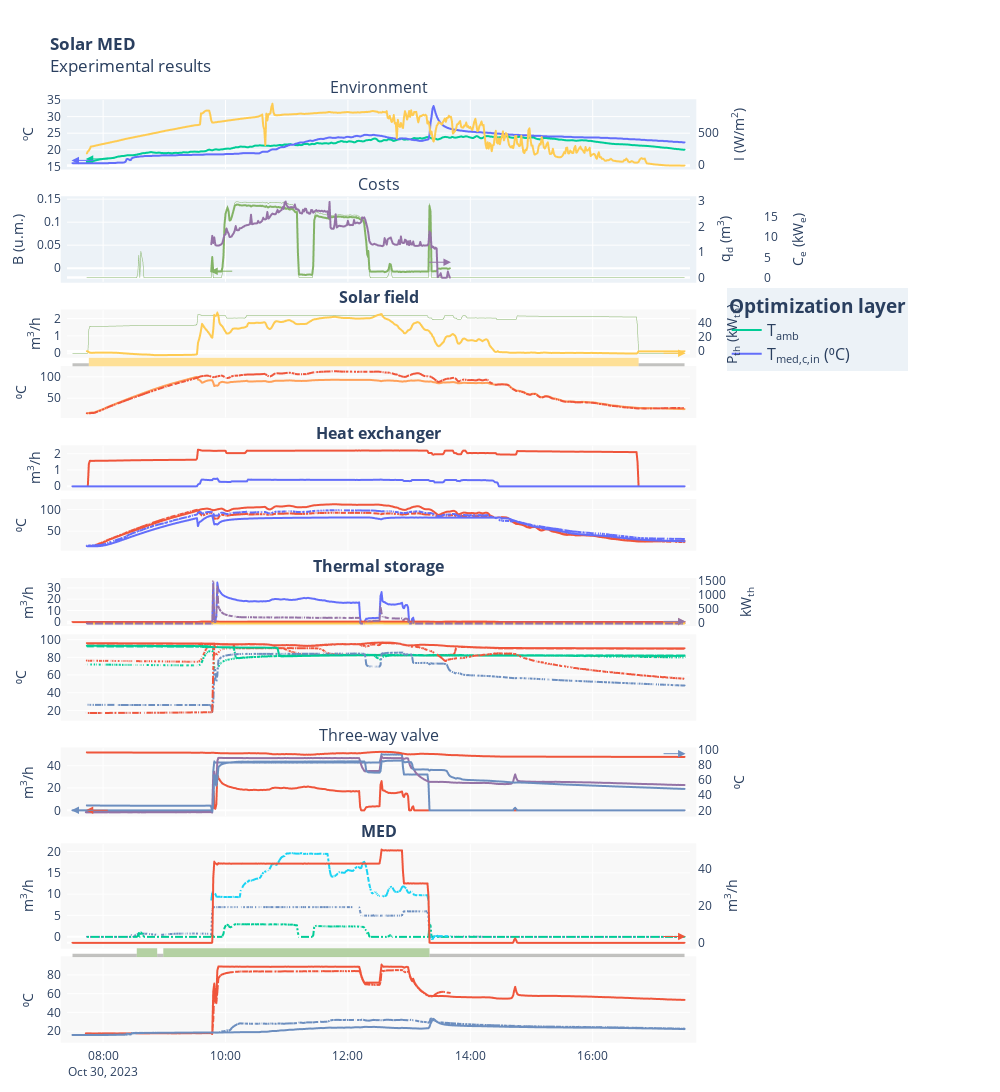

Notebook cell for this chart:
### Code cell
from phd_visualizations.test_timeseries import experimental_results_plot

%autoreload 2

# Load plot configuration here as well to not have to go back and forth
with open(Path("data") / "plot_config.hjson") as f:
    plt_config = hjson.load(f)

fig = experimental_results_plot(plt_config, df, vars_config=vars_config, )

if resample_figures:
    fig.show_dash(
        'inline', 
        config=generate_plotly_config(fig, figure_name=f'solar_med_{df.index[0].strftime("%Y%m%d")}')
    )
else:
    fig.show(
        config=generate_plotly_config(fig, figure_name=f'solar_med_{df.index[0].strftime("%Y%m%d")}')
    )

### Figure 1 — Plotly figure (JSON) as saved in the notebook; plotly's stock layout.template omitted (floating-point values rounded to 4 significant figures; data arrays with more than 128 entries replaced by an {"elided": "..."} marker saying what was removed)
{"data": [{"hovertemplate": "%{y:.2f}", "legend": "legend", "line": {"color": "#00CC96"}, "mode": "lines", "name": "T<sub>amb</sub>", "showlegend": true, "uid": "869cf789-a2d5-478f-9ef2-5093315d7334", "x": {"elided": "587 str values"}, "xaxis": "x", "y": {"elided": "587 float values"}, "yaxis": "y", "type": "scattergl"}, {"hovertemplate": "%{y:.2f}", "legend": "legend", "line": {"color": "#636EFA"}, "mode": "lines", "name": "T<sub>med,c,in</sub> (⁰C)", "showlegend": true, "uid": "8d4519dd-f991-4c68-91f5-5c0fa55b3dd5", "x": {"elided": "601 str values"}, "xaxis": "x", "y": {"elided": "601 float values"}, "yaxis": "y", "type": "scattergl"}, {"hovertemplate": "%{y:.2f}", "line": {"color": "#FECB52"}, "mode": "lines", "name": "I (W/m<sup>2</sup>)", "showlegend": false, "uid": "6db80c27-6db5-43e1-a784-10f64aa0ed62", "x": {"elided": "587 str values"}, "xaxis": "x", "y": {"elided": "587 float values"}, "yaxis": "y2", "type": "scattergl"}, {"hovertemplate": "%{y:.2f}", "line": {"color": "#83b366"}, "mode": "lines", "name": "B (u.m.)", "showlegend": false, "uid": "65229f9f-49c6-4051-b0ea-5253e82371c8", "x": {"elided": "235 str values"}, "xaxis": "x3", "y": {"elided": "235 float values"}, "yaxis": "y3", "type": "scattergl"}, {"hovertemplate": "%{y:.2f}", "line": {"color": "#83b366", "width": 0.5}, "mode": "lines", "name": "q<sub>med,d</sub> (m<sup>3</sup>/h)", "showlegend": false, "uid": "2dbd053b-7c05-46f2-b4fb-b3d038b15a84", "x": {"elided": "587 str values"}, "xaxis": "x3", "y": {"elided": "587 float values"}, "yaxis": "y4", "type": "scattergl"}, {"hovertemplate": "%{y:.2f}", "line": {"color": "#9573a6"}, "mode": "lines", "name": "C<sub>e</sub>", "showlegend": false, "uid": "f6e972a1-af85-4afa-8696-3b44c518a1c6", "x": {"elided": "235 str values"}, "xaxis": "x3", "y": {"elided": "235 float values"}, "yaxis": "y5", "type": "scattergl"}, {"fill": "tozeroy", "fillcolor": "rgba(154, 153, 150, 0.6)", "mode": "none", "name": "sf_active", "showlegend": false, "uid": "9ec49b8c-49ab-499f-9f09-78db2280089e", "x": ["2023-10-30T07:30:00+00:00", "2023-10-30T07:46:00+00:00"], "xaxis": "x106", "y": [0.3, 0.3], "yaxis": "y106", "type": "scatter"}, {"fill": "tozeroy", "fillcolor": "rgba(254, 203, 82, 0.6)", "mode": "none", "name": "sf_active", "showlegend": false, "uid": "431d10c6-aafa-4362-b9f6-f65bcf55a72a", "x": ["2023-10-30T07:46:00+00:00", "2023-10-30T16:45:00+00:00"], "xaxis": "x106", "y": [0.8, 0.8], "yaxis": "y106", "type": "scatter"}, {"fill": "tozeroy", "fillcolor": "rgba(154, 153, 150, 0.6)", "mode": "none", "name": "sf_active", "showlegend": false, "uid": "fb3ff60a-0a47-4ddc-91ed-56a3909be0b0", "x": ["2023-10-30T16:45:00+00:00", "2023-10-30T17:30:00+00:00"], "xaxis": "x106", "y": [0.3, 0.3], "yaxis": "y106", "type": "scatter"}, {"hovertemplate": "%{y:.2f}", "line": {"color": "#83b366", "width": 0.5}, "mode": "lines", "name": "q<sub>sf</sub> (m<sup>3</sup>/h)", "showlegend": false, "uid": "5ae88185-f227-46d5-a6bf-b813a05401c8", "x": {"elided": "601 str values"}, "xaxis": "x6", "y": {"elided": "601 float values"}, "yaxis": "y6", "type": "scattergl"}, {"hovertemplate": "%{y:.2f}", "line": {"color": "#FECB52"}, "mode": "lines", "name": "P<sub>sf</sub> (kW<sub>th</sub>)", "showlegend": false, "uid": "cf2b0c6c-7bde-4703-b540-b45355267c4c", "x": {"elided": "587 str values"}, "xaxis": "x6", "y": {"elided": "587 float values"}, "yaxis": "y7", "type": "scattergl"}, {"hovertemplate": "%{y:.2f}", "line": {"color": "#FFA15A"}, "mode": "lines", "name": "T<sub>sf,in</sub> (⁰C)", "showlegend": false, "uid": "1938dcf5-5dc9-4b3c-a58d-d8900c6b885f", "x": {"elided": "587 str values"}, "xaxis": "x8", "y": {"elided": "587 float values"}, "yaxis": "y8", "type": "scattergl"}, {"hovertemplate": "%{y:.2f}", "line": {"color": "#EF553B", "dash": "dash"}, "mode": "lines", "name": "T<sub>sf,out</sub> (⁰C)", "showlegend": false, "uid": "9a05e6b1-88ab-4bb8-986e-3f50502ac20b", "x": {"elided": "587 str values"}, "xaxis": "x8", "y": {"elided": "587 float values"}, "yaxis": "y8", "type": "scattergl"}, {"hovertemplate": "%{y:.2f}", "line": {"color": "#EF553B"}, "mode": "lines", "name": "q<sub>hx,p</sub> (m<sup>3</sup>/h)", "showlegend": false, "uid": "294086f7-61ca-4eac-b2c3-6c1eedf6d487", "x": {"elided": "601 str values"}, "xaxis": "x9", "y": {"elided": "601 float values"}, "yaxis": "y9", "type": "scattergl"}, {"hovertemplate": "%{y:.2f}", "line": {"color": "#636EFA"}, "mode": "lines", "name": "q<sub>hx,s</sub> (m<sup>3</sup>/h)", "showlegend": false, "uid": "eec411ad-e7a9-47ef-961a-91d9de9d2905", "x": {"elided": "601 str values"}, "xaxis": "x9", "y": {"elided": "601 float values"}, "yaxis": "y9", "type": "scattergl"}, {"hovertemplate": "%{y:.2f}", "line": {"color": "#EF553B"}, "mode": "lines", "name": "T<sub>hx,p,in</sub> (⁰C)", "showlegend": false, "uid": "52130169-5057-4e85-8ba1-405e9ad3227b", "x": {"elided": "587 str values"}, "xaxis": "x10", "y": {"elided": "587 float values"}, "yaxis": "y10", "type": "scattergl"}, {"hovertemplate": "%{y:.2f}", "line": {"color": "#EF553B", "dash": "dash"}, "mode": "lines", "name": "T<sub>hx,p,out</sub> (⁰C)", "showlegend": false, "uid": "8fa5a57f-8784-45ca-8307-b696ade821b5", "x": {"elided": "587 str values"}, "xaxis": "x10", "y": {"elided": "587 float values"}, "yaxis": "y10", "type": "scattergl"}, {"hovertemplate": "%{y:.2f}", "line": {"color": "#636EFA"}, "mode": "lines", "name": "T<sub>hx,s,in</sub> (⁰C)", "showlegend": false, "uid": "ba4b57f4-8ee2-4b74-9fe5-b5b22c398875", "x": {"elided": "587 str values"}, "xaxis": "x10", "y": {"elided": "587 float values"}, "yaxis": "y10", "type": "scattergl"}, {"hovertemplate": "%{y:.2f}", "line": {"color": "#636EFA", "dash": "dash"}, "mode": "lines", "name": "T<sub>ts,h,b</sub> (⁰C)", "showlegend": false, "uid": "f8fb69f5-3ece-4ecf-bf85-62733c0d884d", "x": {"elided": "587 str values"}, "xaxis": "x10", "y": {"elided": "587 float values"}, "yaxis": "y10", "type": "scattergl"}, {"hovertemplate": "%{y:.2f}", "line": {"color": "#636EFA"}, "mode": "lines", "name": "q<sub>ts,dis</sub>", "showlegend": false, "uid": "4abc13f8-8dff-43ab-a229-adff03fcdf20", "x": {"elided": "587 str values"}, "xaxis": "x11", "y": {"elided": "587 float values"}, "yaxis": "y11", "type": "scattergl"}, {"hovertemplate": "%{y:.2f}", "line": {"color": "#EF553B"}, "mode": "lines", "name": "q<sub>ts,src</sub>", "showlegend": false, "uid": "57667eaa-be57-4c00-a8b0-0d23f8d9e5bc", "x": {"elided": "601 str values"}, "xaxis": "x11", "y": {"elided": "601 float values"}, "yaxis": "y11", "type": "scattergl"}, {"hovertemplate": "%{y:.2f}", "line": {"color": "#FECB52"}, "mode": "lines", "name": "P<sub>ts,src</sub> (kW<sub>th</sub>)", "showlegend": false, "uid": "acea01c4-71b2-4007-9168-ac161766e387", "x": {"elided": "587 str values"}, "xaxis": "x11", "y": {"elided": "587 float values"}, "yaxis": "y12", "type": "scattergl"}, {"hovertemplate": "%{y:.2f}", "line": {"color": "#9573a6", "dash": "dash"}, "mode": "lines", "name": "P<sub>ts,dis</sub> (kW<sub>th</sub>)", "showlegend": false, "uid": "7113625d-4337-49eb-b779-699788ba0987", "x": {"elided": "587 str values"}, "xaxis": "x11", "y": {"elided": "587 float values"}, "yaxis": "y12", "type": "scattergl"}, {"hovertemplate": "%{y:.2f}", "line": {"color": "#EF553B"}, "mode": "lines", "name": "T<sub>ts,h,t</sub> (⁰C)", "showlegend": false, "uid": "9dbb6e74-2ebb-4499-b302-5a1f3796a10b", "x": {"elided": "587 str values"}, "xaxis": "x13", "y": {"elided": "587 float values"}, "yaxis": "y13", "type": "scattergl"}, {"hovertemplate": "%{y:.2f}", "line": {"color": "#EF553B", "dash": "dash"}, "mode": "lines", "name": "T<sub>ts,h,m</sub> (⁰C)", "showlegend": false, "uid": "002f2eb1-7be8-4d24-93dd-9b1476f6992b", "x": {"elided": "587 str values"}, "xaxis": "x13", "y": {"elided": "587 float values"}, "yaxis": "y13", "type": "scattergl"}, {"hovertemplate": "%{y:.2f}", "line": {"color": "#EF553B", "dash": "dot"}, "mode": "lines", "name": "T<sub>ts,h,b</sub> (⁰C)", "showlegend": false, "uid": "50afa768-cdcd-42cc-b5c4-ae9005a14390", "x": {"elided": "587 str values"}, "xaxis": "x13", "y": {"elided": "587 float values"}, "yaxis": "y13", "type": "scattergl"}, {"hovertemplate": "%{y:.2f}", "line": {"color": "#00CC96"}, "mode": "lines", "name": "T<sub>ts,c,t</sub> (⁰C)", "showlegend": false, "uid": "a2f99d3c-bd09-4d24-b7f3-260a7ee93c86", "x": {"elided": "587 str values"}, "xaxis": "x13", "y": {"elided": "587 float values"}, "yaxis": "y13", "type": "scattergl"}, {"hovertemplate": "%{y:.2f}", "line": {"color": "#00CC96", "dash": "dash"}, "mode": "lines", "name": "T<sub>ts,c,m</sub> (⁰C)", "showlegend": false, "uid": "23a3a548-853e-426b-90f4-a33b0dfffe33", "x": {"elided": "587 str values"}, "xaxis": "x13", "y": {"elided": "587 float values"}, "yaxis": "y13", "type": "scattergl"}, {"hovertemplate": "%{y:.2f}", "line": {"color": "#00CC96", "dash": "dot"}, "mode": "lines", "name": "T<sub>ts,c,b</sub> (⁰C)", "showlegend": false, "uid": "fb06c6ec-7cb1-4d48-9b1a-452a0fda4641", "x": {"elided": "587 str values"}, "xaxis": "x13", "y": {"elided": "587 float values"}, "yaxis": "y13", "type": "scattergl"}, {"hovertemplate": "%{y:.2f}", "line": {"color": "#9573a6", "dash": "dashdot"}, "mode": "lines", "name": "T<sub>ts,h,out</sub> (⁰C)", "showlegend": false, "uid": "0e403a45-d113-446b-ae8b-754786dfce79", "x": {"elided": "587 str values"}, "xaxis": "x13", "y": {"elided": "587 float values"}, "yaxis": "y13", "type": "scattergl"}, {"hovertemplate": "%{y:.2f}", "line": {"color": "#6c8ebf", "dash": "dashdot"}, "mode": "lines", "name": "T<sub>ts,c,b,in</sub> (⁰C)", "showlegend": false, "uid": "b78d46f9-867f-4297-add1-5fd6ea0bf134", "x": {"elided": "587 str values"}, "xaxis": "x13", "y": {"elided": "587 float values"}, "yaxis": "y13", "type": "scattergl"}, {"hovertemplate": "%{y:.2f}", "line": {"color": "#EF553B", "dash": "dashdot"}, "mode": "lines", "name": "T<sub>ts,h,out</sub> (⁰C)", "showlegend": false, "uid": "53e021b7-f08b-4fe2-9a39-a7204ca16aaf", "x": {"elided": "587 str values"}, "xaxis": "x13", "y": {"elided": "587 float values"}, "yaxis": "y13", "type": "scattergl"}, {"hovertemplate": "%{y:.2f}", "line": {"color": "#EF553B"}, "mode": "lines", "name": "q<sub>3wv,src</sub> (m<sup>3</sup>/h)", "showlegend": false, "uid": "82ea1e5f-3805-47ff-89b0-a4eb9bee3547", "x": {"elided": "587 str values"}, "xaxis": "x14", "y": {"elided": "587 float values"}, "yaxis": "y14", "type": "scattergl"}, {"hovertemplate": "%{y:.2f}", "line": {"color": "#6c8ebf"}, "mode": "lines", "name": "q<sub>3wv,dis</sub> (m<sup>3</sup>/h)", "showlegend": false, "uid": "dfd88e7a-5099-42c4-afb8-a9ea0a3dae10", "x": {"elided": "601 str values"}, "xaxis": "x14", "y": {"elided": "601 float values"}, "yaxis": "y14", "type": "scattergl"}, {"hovertemplate": "%{y:.2f}", "line": {"color": "#EF553B"}, "mode": "lines", "name": "T<sub>3wv,dis,in</sub> (⁰C)", "showlegend": false, "uid": "29447800-fa55-4534-9f11-b48f6e4ca110", "x": {"elided": "587 str values"}, "xaxis": "x14", "y": {"elided": "587 float values"}, "yaxis": "y15", "type": "scattergl"}, {"hovertemplate": "%{y:.2f}", "line": {"color": "#9573a6"}, "mode": "lines", "name": "T<sub>3wv,dis,in</sub> (⁰C)", "showlegend": false, "uid": "3f13e20b-2ec9-4254-bf1a-59cff5b8cecc", "x": {"elided": "588 str values"}, "xaxis": "x14", "y": {"elided": "588 float values"}, "yaxis": "y15", "type": "scattergl"}, {"hovertemplate": "%{y:.2f}", "line": {"color": "#6c8ebf"}, "mode": "lines", "name": "T<sub>3wv,dis,out</sub> (⁰C)", "showlegend": false, "uid": "a7708145-6ce5-47b6-924f-8d037f72135b", "x": {"elided": "587 str values"}, "xaxis": "x14", "y": {"elided": "587 float values"}, "yaxis": "y15", "type": "scattergl"}, {"fill": "tozeroy", "fillcolor": "rgba(154, 153, 150, 0.6)", "mode": "none", "name": "med_active", "showlegend": false, "uid": "ecdebd16-df6b-450f-939e-5039c16d7275", "x": ["2023-10-30T07:30:00+00:00", "2023-10-30T08:33:00+00:00"], "xaxis": "x116", "y": [0.3, 0.3], "yaxis": "y116", "type": "scatter"}, {"fill": "tozeroy", "fillcolor": "rgba(131, 179, 102, 0.6)", "mode": "none", "name": "med_active", "showlegend": false, "uid": "f526e3bb-44ab-456c-bc63-df1babbd9ba7", "x": ["2023-10-30T08:33:00+00:00", "2023-10-30T08:53:00+00:00"], "xaxis": "x116", "y": [0.8, 0.8], "yaxis": "y116", "type": "scatter"}, {"fill": "tozeroy", "fillcolor": "rgba(154, 153, 150, 0.6)", "mode": "none", "name": "med_active", "showlegend": false, "uid": "bffd4c1e-a1b6-427e-b1d2-be896538732d", "x": ["2023-10-30T08:53:00+00:00", "2023-10-30T08:59:00+00:00"], "xaxis": "x116", "y": [0.3, 0.3], "yaxis": "y116", "type": "scatter"}, {"fill": "tozeroy", "fillcolor": "rgba(131, 179, 102, 0.6)", "mode": "none", "name": "med_active", "showlegend": false, "uid": "e12bc937-38b6-48dd-b68e-3e5f3235633c", "x": ["2023-10-30T08:59:00+00:00", "2023-10-30T13:20:00+00:00"], "xaxis": "x116", "y": [0.8, 0.8], "yaxis": "y116", "type": "scatter"}, {"fill": "tozeroy", "fillcolor": "rgba(154, 153, 150, 0.6)", "mode": "none", "name": "med_active", "showlegend": false, "uid": "28c0461f-1b8d-4e8c-a46c-40b52c8ab3c6", "x": ["2023-10-30T13:20:00+00:00", "2023-10-30T17:30:00+00:00"], "xaxis": "x116", "y": [0.3, 0.3], "yaxis": "y116", "type": "scatter"}, {"hovertemplate": "%{y:.2f}", "line": {"color": "#6c8ebf", "dash": "dot"}, "mode": "lines", "name": "q<sub>med,f</sub> (m<sup>3</sup>/h)", "showlegend": false, "uid": "3562803e-f561-4f54-a9c8-6b9c465c6247", "x": {"elided": "587 str values"}, "xaxis": "x16", "y": {"elided": "587 float values"}, "yaxis": "y16", "type": "scattergl"}, {"hovertemplate": "%{y:.2f}", "line": {"color": "#00CC96", "dash": "dashdot"}, "mode": "lines", "name": "q<sub>med,d</sub> (m<sup>3</sup>/h)", "showlegend": false, "uid": "f1e81f46-23be-4206-b18b-97328d29bdfe", "x": {"elided": "587 str values"}, "xaxis": "x16", "y": {"elided": "587 float values"}, "yaxis": "y16", "type": "scattergl"}, {"hovertemplate": "%{y:.2f}", "line": {"color": "#19D3F3", "dash": "dash"}, "mode": "lines", "name": "q<sub>med,c</sub> (m<sup>3</sup>/h)", "showlegend": false, "uid": "de2b8377-c377-43ea-8d5a-2c70f9f207e3", "x": {"elided": "235 str values"}, "xaxis": "x16", "y": {"elided": "235 float values"}, "yaxis": "y16", "type": "scattergl"}, {"hovertemplate": "%{y:.2f}", "line": {"color": "#EF553B"}, "mode": "lines", "name": "q<sub>med,s</sub> (L/s)", "showlegend": false, "uid": "0babd0ab-a7f8-4cca-ad62-7aa85c558598", "x": {"elided": "601 str values"}, "xaxis": "x16", "y": {"elided": "601 float values"}, "yaxis": "y17", "type": "scattergl"}, {"hovertemplate": "%{y:.2f}", "line": {"color": "#EF553B"}, "mode": "lines", "name": "T<sub>med,s,in</sub> (⁰C)", "showlegend": false, "uid": "294c9590-6925-4992-9a57-2d17078b289d", "x": {"elided": "588 str values"}, "xaxis": "x18", "y": {"elided": "588 float values"}, "yaxis": "y18", "type": "scattergl"}, {"hovertemplate": "%{y:.2f}", "line": {"color": "#EF553B", "dash": "dash"}, "mode": "lines", "name": "T<sub>med,s,out</sub> (⁰C)", "showlegend": false, "uid": "3c426964-d985-4d64-b5d7-51580afeb093", "x": {"elided": "235 str values"}, "xaxis": "x18", "y": {"elided": "235 float values"}, "yaxis": "y18", "type": "scattergl"}, {"hovertemplate": "%{y:.2f}", "line": {"color": "#6c8ebf"}, "mode": "lines", "name": "T<sub>med,c,in</sub> (⁰C)", "showlegend": false, "uid": "d9d34a77-5df7-4eb4-a588-30fe6905647b", "x": {"elided": "601 str values"}, "xaxis": "x18", "y": {"elided": "601 float values"}, "yaxis": "y18", "type": "scattergl"}, {"hovertemplate": "%{y:.2f}", "line": {"color": "#6c8ebf", "dash": "dash"}, "mode": "lines", "name": "T<sub>med,c,out</sub> (⁰C)", "showlegend": false, "uid": "2c54acd0-57b9-4c25-99f3-998a6b26ac21", "x": {"elided": "587 str values"}, "xaxis": "x18", "y": {"elided": "587 float values"}, "yaxis": "y18", "type": "scattergl"}], "layout": {"annotations": [{"arrowcolor": "#00CC96", "arrowhead": 2, "arrowsize": 1.5, "arrowwidth": 1, "ax": 25, "ay": 0, "showarrow": true, "x": "2023-10-30T07:43:00+00:00", "xref": "x", "y": 17.23, "yref": "y"}, {"arrowcolor": "#636EFA", "arrowhead": 2, "arrowsize": 1.5, "arrowwidth": 1, "ax": 25, "ay": 0, "showarrow": true, "x": "2023-10-30T07:29:00+00:00", "xref": "x", "y": 16.8, "yref": "y"}, {"arrowcolor": "#FECB52", "arrowhead": 2, "arrowsize": 1.5, "arrowwidth": 1, "ax": -25, "ay": 0, "showarrow": true, "x": "2023-10-30T17:31:00+00:00", "xref": "x", "y": -2.748, "yref": "y"}, {"arrowcolor": "#83b366", "arrowhead": 2, "arrowsize": 1.5, "arrowwidth": 1, "ax": 25, "ay": 0, "showarrow": true, "x": "2023-10-30T09:45:00+00:00", "xref": "x3", "y": -0.006505, "yref": "y3"}, {"arrowcolor": "#9573a6", "arrowhead": 2, "arrowsize": 1.5, "arrowwidth": 1, "ax": -25, "ay": 0, "showarrow": true, "x": "2023-10-30T13:41:00+00:00", "xref": "x3", "y": 0.01298, "yref": "y3"}, {"arrowcolor": "#FECB52", "arrowhead": 2, "arrowsize": 1.5, "arrowwidth": 1, "ax": -25, "ay": 0, "showarrow": true, "x": "2023-10-30T17:31:00+00:00", "xref": "x6", "y": 0.0, "yref": "y6"}, {"arrowcolor": "#FECB52", "arrowhead": 2, "arrowsize": 1.5, "arrowwidth": 1, "ax": -25, "ay": 0, "showarrow": true, "x": "2023-10-30T17:31:00+00:00", "xref": "x11", "y": 0.0, "yref": "y11"}, {"arrowcolor": "#9573a6", "arrowhead": 2, "arrowsize": 1.5, "arrowwidth": 1, "ax": -25, "ay": 0, "showarrow": true, "x": "2023-10-30T17:31:00+00:00", "xref": "x11", "y": 0.267, "yref": "y11"}, {"arrowcolor": "#EF553B", "arrowhead": 2, "arrowsize": 1.5, "arrowwidth": 1, "ax": 25, "ay": 0, "showarrow": true, "x": "2023-10-30T07:43:00+00:00", "xref": "x14", "y": 0.03571, "yref": "y14"}, {"arrowcolor": "#6c8ebf", "arrowhead": 2, "arrowsize": 1.5, "arrowwidth": 1, "ax": 25, "ay": 0, "showarrow": true, "x": "2023-10-30T07:29:00+00:00", "xref": "x14", "y": 0.03281, "yref": "y14"}, {"arrowcolor": "#EF553B", "arrowhead": 2, "arrowsize": 1.5, "arrowwidth": 1, "ax": -25, "ay": 0, "showarrow": true, "x": "2023-10-30T17:31:00+00:00", "xref": "x14", "y": 95.02, "yref": "y14"}, {"arrowcolor": "#9573a6", "arrowhead": 2, "arrowsize": 1.5, "arrowwidth": 1, "ax": -25, "ay": 0, "showarrow": true, "x": "2023-10-30T17:31:00+00:00", "xref": "x14", "y": 56.2, "yref": "y14"}, {"arrowcolor": "#6c8ebf", "arrowhead": 2, "arrowsize": 1.5, "arrowwidth": 1, "ax": -25, "ay": 0, "showarrow": true, "x": "2023-10-30T17:31:00+00:00", "xref": "x14", "y": 50.86, "yref": "y14"}, {"arrowcolor": "#EF553B", "arrowhead": 2, "arrowsize": 1.5, "arrowwidth": 1, "ax": -25, "ay": 0, "showarrow": true, "x": "2023-10-30T17:31:00+00:00", "xref": "x16", "y": 0.03281, "yref": "y16"}, {"font": {"size": 16}, "showarrow": false, "text": "Environment", "x": 0.425, "xanchor": "center", "xref": "paper", "y": 1, "yanchor": "bottom", "yref": "paper"}, {"font": {"size": 16}, "showarrow": false, "text": "Costs", "x": 0.425, "xanchor": "center", "xref": "paper", "y": 0.897, "yanchor": "bottom", "yref": "paper"}, {"font": {"size": 16}, "showarrow": false, "text": "<b>Solar field</b>", "x": 0.425, "xanchor": "center", "xref": "paper", "y": 0.777, "yanchor": "bottom", "yref": "paper"}, {"font": {"size": 16}, "showarrow": false, "text": "<b>Heat exchanger</b>", "x": 0.425, "xanchor": "center", "xref": "paper", "y": 0.633, "yanchor": "bottom", "yref": "paper"}, {"font": {"size": 16}, "showarrow": false, "text": "<b>Thermal storage</b>", "x": 0.425, "xanchor": "center", "xref": "paper", "y": 0.492, "yanchor": "bottom", "yref": "paper"}, {"font": {"size": 16}, "showarrow": false, "text": "Three-way valve", "x": 0.425, "xanchor": "center", "xref": "paper", "y": 0.312, "yanchor": "bottom", "yref": "paper"}, {"font": {"size": 16}, "showarrow": false, "text": "<b>MED</b>", "x": 0.425, "xanchor": "center", "xref": "paper", "y": 0.21, "yanchor": "bottom", "yref": "paper"}], "title": {"text": "<b>Solar MED</b><br>Experimental results</br>", "x": 0.05}, "margin": {"l": 20, "r": 200, "t": 100, "b": 20, "pad": 5}, "xaxis": {"anchor": "y", "showticklabels": false, "tickcolor": "rgba(0,0,0,0)", "domain": [0, 0.85]}, "xaxis3": {"anchor": "y3", "matches": "x", "showticklabels": false, "tickcolor": "rgba(0,0,0,0)", "domain": [0, 0.85]}, "xaxis6": {"anchor": "y6", "matches": "x", "showticklabels": false, "tickcolor": "rgba(0,0,0,0)", "domain": [0, 0.85]}, "xaxis106": {"anchor": "y106", "matches": "x", "showticklabels": false, "showgrid": false, "showline": false, "zeroline": false, "showspikes": false, "tickcolor": "rgba(0,0,0,0)", "domain": [0, 0.85]}, "xaxis8": {"anchor": "y8", "matches": "x", "showticklabels": false, "tickcolor": "rgba(0,0,0,0)", "domain": [0, 0.85]}, "xaxis9": {"anchor": "y9", "matches": "x", "showticklabels": false, "tickcolor": "rgba(0,0,0,0)", "domain": [0, 0.85]}, "xaxis10": {"anchor": "y10", "matches": "x", "showticklabels": false, "tickcolor": "rgba(0,0,0,0)", "domain": [0, 0.85]}, "xaxis11": {"anchor": "y11", "matches": "x", "showticklabels": false, "tickcolor": "rgba(0,0,0,0)", "domain": [0, 0.85]}, "xaxis13": {"anchor": "y13", "matches": "x", "showticklabels": false, "tickcolor": "rgba(0,0,0,0)", "domain": [0, 0.85]}, "xaxis14": {"anchor": "y14", "matches": "x", "showticklabels": false, "tickcolor": "rgba(0,0,0,0)", "domain": [0, 0.85]}, "xaxis16": {"anchor": "y16", "matches": "x", "showticklabels": false, "tickcolor": "rgba(0,0,0,0)", "domain": [0, 0.85]}, "xaxis116": {"anchor": "y116", "matches": "x", "showticklabels": false, "showgrid": false, "showline": false, "zeroline": false, "showspikes": false, "tickcolor": "rgba(0,0,0,0)", "domain": [0, 0.85]}, "xaxis18": {"anchor": "y18", "matches": "x", "showticklabels": true, "domain": [0, 0.85]}, "yaxis": {"domain": [0.927, 1], "anchor": "x", "title": {"text": "ºC"}, "showgrid": true, "autorange": false, "range": [14.27, 35.01]}, "yaxis2": {"overlaying": "y", "side": "right", "showgrid": false, "anchor": "free", "position": 0.86, "title": {"text": "I (W/m<sup>2</sup>)"}}, "yaxis3": {"domain": [0.807, 0.897], "anchor": "x3", "title": {"text": "B (u.m.)"}, "showgrid": true, "autorange": false, "range": [-0.02958, 0.1547]}, "yaxis4": {"overlaying": "y3", "side": "right", "showgrid": false, "anchor": "free", "position": 0.86, "title": {"text": "q<sub>d</sub> (m<sup>3</sup>)"}}, "yaxis5": {"overlaying": "y3", "side": "right", "showgrid": false, "anchor": "free", "position": 0.95, "title": {"text": "C<sub>e</sub> (kW<sub>e</sub>)"}}, "yaxis6": {"domain": [0.727, 0.777], "anchor": "x6", "title": {"text": "m<sup>3</sup>/h"}, "showgrid": true, "autorange": false, "range": [-0.2264, 2.491]}, "yaxis106": {"domain": [0.717, 0.727], "anchor": "x106", "showgrid": false, "showticklabels": false, "showline": false, "zeroline": false, "showspikes": false, "fixedrange": true, "tickcolor": "rgba(0,0,0,0)"}, "yaxis7": {"overlaying": "y6", "side": "right", "showgrid": false, "anchor": "free", "position": 0.86, "title": {"text": "P<sub>th</sub> (kW<sub>th</sub>)"}}, "yaxis8": {"domain": [0.663, 0.717], "anchor": "x8", "title": {"text": "⁰C"}, "showgrid": true, "autorange": false, "range": [5.442, 123.8]}, "yaxis9": {"domain": [0.586, 0.633], "anchor": "x9", "title": {"text": "m<sup>3</sup>/h"}, "showgrid": true, "autorange": false, "range": [-0.2264, 2.491]}, "yaxis10": {"domain": [0.522, 0.576], "anchor": "x10", "title": {"text": "⁰C"}, "showgrid": true, "autorange": false, "range": [5.437, 123.8]}, "yaxis11": {"domain": [0.442, 0.492], "anchor": "x11", "title": {"text": "m<sup>3</sup>/h"}, "showgrid": true, "autorange": false, "range": [-3.484, 38.33]}, "yaxis12": {"overlaying": "y11", "side": "right", "showgrid": false, "anchor": "free", "position": 0.86, "title": {"text": "kW<sub>th</sub>"}}, "yaxis13": {"domain": [0.342, 0.432], "anchor": "x13", "title": {"text": "⁰C"}, "showgrid": true, "autorange": false, "range": [9.452, 105.1]}, "yaxis14": {"domain": [0.24, 0.312], "anchor": "x14", "title": {"text": "m<sup>3</sup>/h"}, "showgrid": true, "autorange": false, "range": [-5.046, 55.88]}, "yaxis15": {"overlaying": "y14", "side": "right", "showgrid": false, "anchor": "free", "position": 0.86, "title": {"text": "⁰C"}}, "yaxis16": {"domain": [0.1, 0.21], "anchor": "x16", "title": {"text": "m<sup>3</sup>/h"}, "showgrid": true, "autorange": false, "range": [-2.615, 21.72]}, "yaxis116": {"domain": [0.09, 0.1], "anchor": "x116", "showgrid": false, "showticklabels": false, "showline": false, "zeroline": false, "showspikes": false, "fixedrange": true, "tickcolor": "rgba(0,0,0,0)"}, "yaxis17": {"overlaying": "y16", "side": "right", "showgrid": false, "anchor": "free", "position": 0.86, "title": {"text": "m<sup>3</sup>/h"}}, "yaxis18": {"domain": [0.0, 0.09], "anchor": "x18", "title": {"text": "⁰C"}, "showgrid": true, "autorange": false, "range": [8.468, 98.86]}, "legend": {"font": {"size": 16}, "xref": "paper", "yref": "paper", "x": 0.9, "y": 0.8, "title": {"text": "<b>Optimization layer</b>"}, "bgcolor": "rgba(70, 130, 180,0.1)"}, "newshape": {"line": {"color": "#00CC96"}, "fillcolor": "#00CC96", "opacity": 0.5, "layer": "below"}, "hoverlabel": {"font": {"size": 12}, "bgcolor": "white"}, "height": 1400, "width": 1000, "plot_bgcolor": "rgba(0,0,0,0)", "shapes": [{"fillcolor": "steelblue", "layer": "below", "opacity": 0.1, "type": "rect", "x0": -0.01, "x1": 1.01, "xref": "x domain", "y0": -0.01, "y1": 1.01, "yref": "y domain", "line": {"width": 0}}, {"fillcolor": "steelblue", "layer": "below", "opacity": 0.1, "type": "rect", "x0": -0.01, "x1": 1.01, "xref": "x3 domain", "y0": -0.01, "y1": 1.01, "yref": "y3 domain", "line": {"width": 0}}, {"fillcolor": "#B6B6B6", "layer": "below", "opacity": 0.1, "type": "rect", "x0": -0.01, "x1": 1.01, "xref": "x6 domain", "y0": -0.01, "y1": 1.01, "yref": "y6 domain", "line": {"width": 0}}, {"fillcolor": "#B6B6B6", "layer": "below", "opacity": 0.1, "type": "rect", "x0": -0.01, "x1": 1.01, "xref": "x8 domain", "y0": -0.01, "y1": 1.01, "yref": "y8 domain", "line": {"width": 0}}, {"fillcolor": "#B6B6B6", "layer": "below", "opacity": 0.1, "type": "rect", "x0": -0.01, "x1": 1.01, "xref": "x9 domain", "y0": -0.01, "y1": 1.01, "yref": "y9 domain", "line": {"width": 0}}, {"fillcolor": "#B6B6B6", "layer": "below", "opacity": 0.1, "type": "rect", "x0": -0.01, "x1": 1.01, "xref": "x10 domain", "y0": -0.01, "y1": 1.01, "yref": "y10 domain", "line": {"width": 0}}, {"fillcolor": "#B6B6B6", "layer": "below", "opacity": 0.1, "type": "rect", "x0": -0.01, "x1": 1.01, "xref": "x11 domain", "y0": -0.01, "y1": 1.01, "yref": "y11 domain", "line": {"width": 0}}, {"fillcolor": "#B6B6B6", "layer": "below", "opacity": 0.1, "type": "rect", "x0": -0.01, "x1": 1.01, "xref": "x13 domain", "y0": -0.01, "y1": 1.01, "yref": "y13 domain", "line": {"width": 0}}, {"fillcolor": "#B6B6B6", "layer": "below", "opacity": 0.1, "type": "rect", "x0": -0.01, "x1": 1.01, "xref": "x14 domain", "y0": -0.01, "y1": 1.01, "yref": "y14 domain", "line": {"width": 0}}, {"fillcolor": "#B6B6B6", "layer": "below", "opacity": 0.1, "type": "rect", "x0": -0.01, "x1": 1.01, "xref": "x16 domain", "y0": -0.01, "y1": 1.01, "yref": "y16 domain", "line": {"width": 0}}, {"fillcolor": "#B6B6B6", "layer": "below", "opacity": 0.1, "type": "rect", "x0": -0.01, "x1": 1.01, "xref": "x18 domain", "y0": -0.01, "y1": 1.01, "yref": "y18 domain", "line": {"width": 0}}], "hovermode": "x unified"}}
